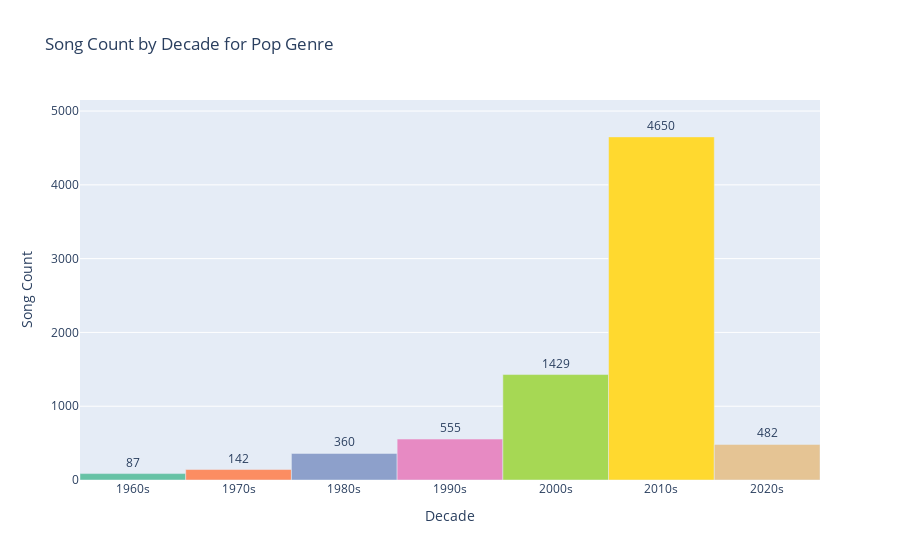

Notebook code for this chart:
### Code cell
import plotly.graph_objects as go

# Create the bar chart
fig = go.Figure(data=go.Bar(x=song_count_by_decade['decade'], y=song_count_by_decade['count'], 
                             marker_color= px.colors.qualitative.Set2, text=song_count_by_decade['count']))
fig.update_layout(title='Song Count by Decade for Pop Genre', xaxis_title='Decade', yaxis_title='Song Count')
fig.update_traces(textposition='outside')
fig.update_layout(bargap = 0)
max_count = song_count_by_decade['count'].max() + 500 #make sure to see all labels
fig.update_yaxes(range=[0, max_count])  
# Show the bar chart
fig.show()

### Figure 1 — Plotly figure (JSON) as saved in the notebook; plotly's stock layout.template omitted (floating-point values rounded to 4 significant figures)
{"data": [{"marker": {"color": ["rgb(102,194,165)", "rgb(252,141,98)", "rgb(141,160,203)", "rgb(231,138,195)", "rgb(166,216,84)", "rgb(255,217,47)", "rgb(229,196,148)", "rgb(179,179,179)"]}, "text": [87, 142, 360, 555, 1429, 4650, 482], "textposition": "outside", "type": "bar", "x": ["1960s", "1970s", "1980s", "1990s", "2000s", "2010s", "2020s"], "y": [87, 142, 360, 555, 1429, 4650, 482]}], "layout": {"autosize": true, "bargap": 0, "title": {"text": "Song Count by Decade for Pop Genre"}, "xaxis": {"autorange": true, "range": [-0.5, 6.5], "title": {"text": "Decade"}, "type": "category"}, "yaxis": {"range": [0, 5150], "title": {"text": "Song Count"}, "type": "linear"}}}
